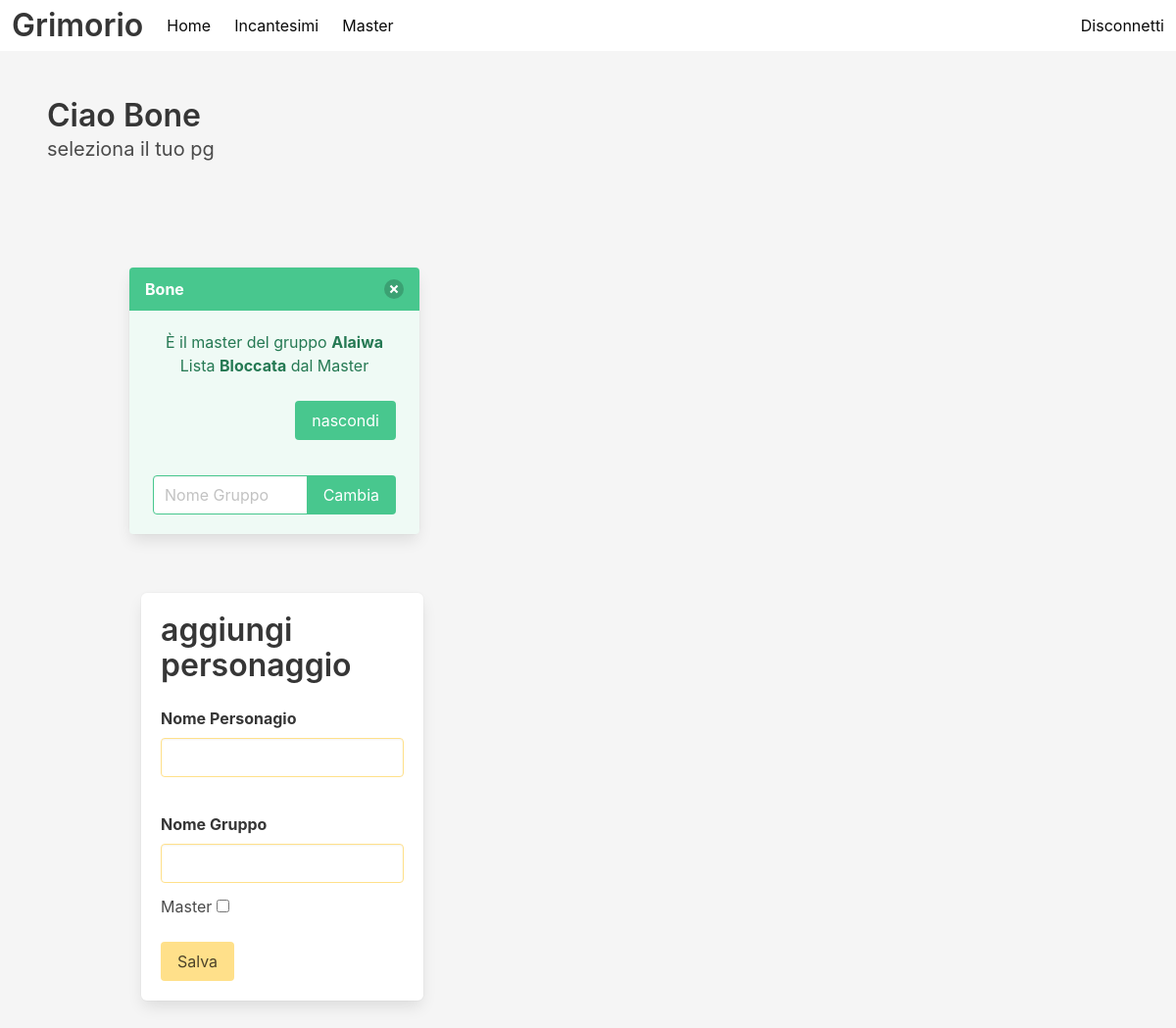
The app's page /index (signed in), older data.
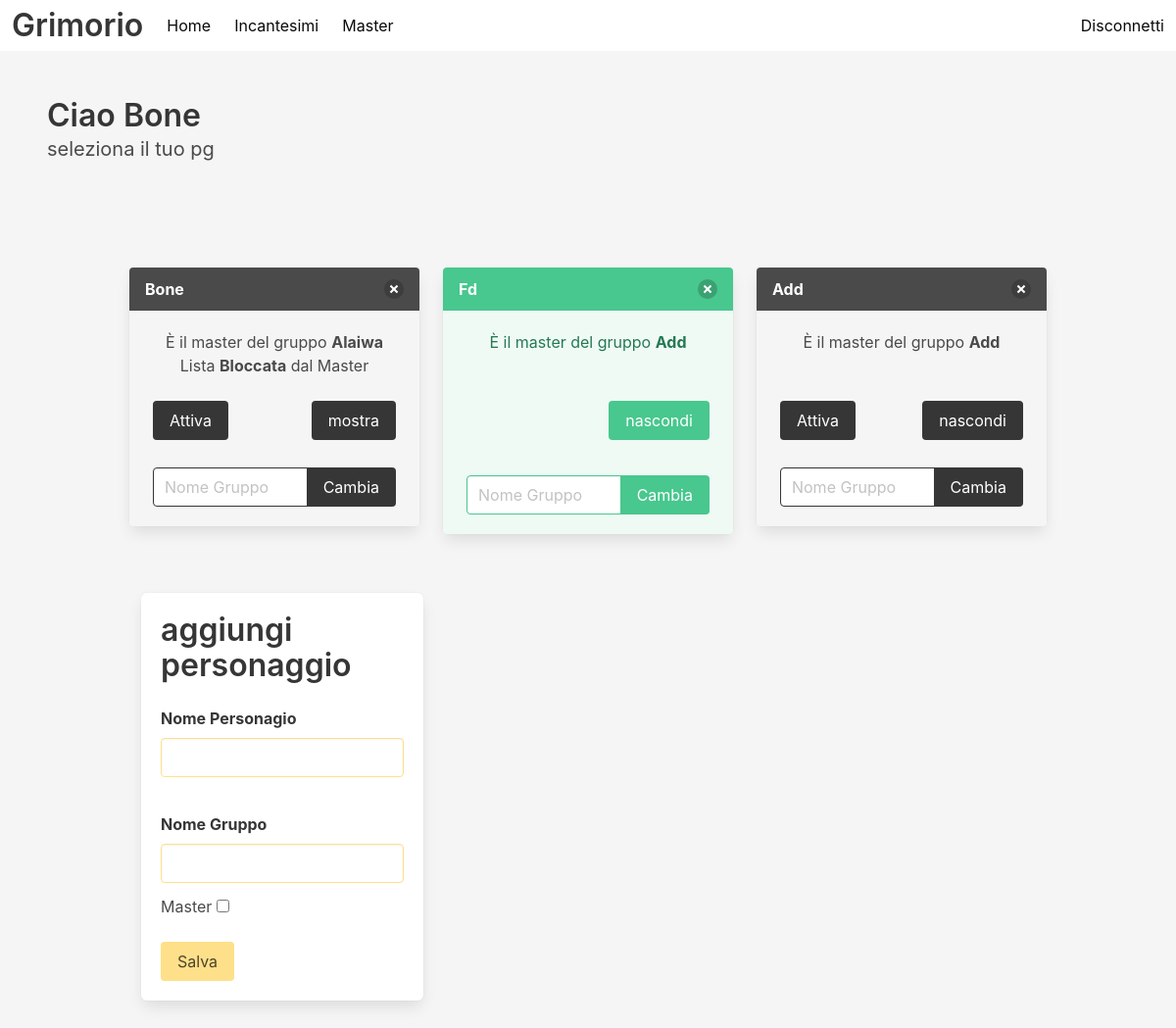
The same page, newer data.
### app/models.py (models this page shows, shortened)
class Character(db.Model):
    id: so.Mapped[int] = so.mapped_column(primary_key=True)
    name: so.Mapped[str] = so.mapped_column(sa.String(64), index=True, unique=True)
    group: so.Mapped[Optional[str]] = so.mapped_column(sa.String(64), index=True)
    plane: so.Mapped[Optional[str]] = so.mapped_column(sa.String(64), index=True)
    master: so.Mapped[bool] = so.mapped_column(sa.Boolean, default=False)
    active: so.Mapped[bool] = so.mapped_column(sa.Boolean, default=False)
    editable: so.Mapped[Optional[bool]] = so.mapped_column(sa.Boolean, default=True)
    hidden: so.Mapped[Optional[bool]] = so.mapped_column(sa.Boolean, default=False)
    user_id: so.Mapped[int] = so.mapped_column(sa.ForeignKey(User.id), index=True)
    players: so.Mapped[User] = so.relationship(back_populates="chars")
    spells: so.WriteOnlyMapped["Spell"] = so.relationship(
        back_populates="spell_chars", passive_deletes=True
    )

### app/routes.py (the view, shortened to what this page needs)
@app.route("/")
@app.route("/index", methods=["GET", "POST"])
@login_required
def index():
    form = CharacterCreationForm()
    form2 = GroupChangeForm()
    characters = db.session.scalars(
        sa.select(Character).where(Character.players == current_user)
    )
    active_char_setter()
    return render_template(
        "index.html",
        title="Home",
        characters=characters,
        form=form,
        form2=form2,
    )

### app/forms.py (shortened to what this page needs)
class CharacterCreationForm(FlaskForm):
    name = StringField("Nome Personagio", validators=[DataRequired()])
    group = StringField("Nome Gruppo")
    master = BooleanField("Master")
    submit = SubmitField("Salva")

class GroupChangeForm(FlaskForm):
    group_c = StringField("Nome Gruppo", validators=[DataRequired()])
    submit = SubmitField("Cambia")

### app/models.py (called while the page is built)
@login.user_loader
def load_user(id):
    return db.session.get(User, int(id))

### app/templates/index.html (shortened to what the changed rows need)
{% extends "base.html" %}
{% block content %}
    <section class="section">
        <h1 class="title">Ciao {{ current_user.username }} </h1>
    </section>
    <div class="section">
        <div class="container">
            <div class="column is-centered">
                <div class="columns is-multiline">
                    {% for character in characters %}
                        <div class="column is-one-third">
                            <div class="box p-0">
                            {% if character.active %}
                                <div class="message is-success">
                            {% else %}
                                <div class="message">
                            {% endif %}
                                    <div class="message-header">
                                        {{ character.name }}
                                        <form action="{{ url_for('delete', id=character.id) }}" method="post">
                                            <button class="delete" aria-label="delete"></button>
                                        </form>
                                    </div>
                                    <div class="message-body has-text-centered">
                                        {% if character.master %}
                                            È il master del gruppo <strong>{{ character.group }}</strong>
                                        {% else %}
                                        Sta viaggiando con il gruppo <strong>{{ character.group }}</strong>
                                        {% endif %}
                                        {% if character.editable %}
                                        <br>
                                            {% else %}
                                        <br> Lista <strong>Bloccata</strong> dal Master
                                        {% endif %}
                                        <br><br>
                                            {% if not character.active %}
                                            <div class="columns is-mobile">
                                                <div class="column is-one-third" style="text-align: left;">
                                                    <form action="{{ url_for('activate', id=character.id) }}" method="post">
                                                        {{ form.submit(value="Attiva", class="button is-dark") }}
                                                    </form>
                                                </div>
                                                <div class ="column is-two-thirds" style="text-align: right;">
                                                    <form action="{{ url_for('hidden_state', id=character.id) }}" method="post">
                                                        {% if character.hidden %}
                                                            {{ form.submit(value="mostra", class="button is-dark") }}
                                                        {% else %}
                                                            {{ form.submit(value="nascondi", class="button is-dark") }}
                                                        {% endif %}
                                                    </form>
                                                </div>
                                            </div>
                                                    <form action="{{ url_for('change_group', id=character.id) }}" method="post" class= "field has-addons mt-4">
                                                        <div class="control">
                                                            {{ form2.group_c(class="input is-dark", placeholder="Nome Gruppo") }}
                                                        </div>
                                                        <div class="control">
                                                            {{ form2.submit(class="button is-dark") }}
                                                        </div>
                                                    </form>
                                            {% else %}
                                            <div class="columns is-mobile">
                                                <div class="column is-one-third">
                                                    <br><br>
                                                </div>
                                                <div class ="column is-two-thirds" style="text-align: right;">
                                                    <form action="{{ url_for('hidden_state', id=character.id) }}" method="post">
                                                        {% if character.hidden %}
                                                            {{ form.submit(value="mostra", class="button is-success") }}
                                                        {% else %}
                                                            {{ form.submit(value="nascondi", class="button is-success") }}
                                                        {% endif %}
                                                    </form>
                                                </div>
                                            </div>
                                                    <form action="{{ url_for('change_group', id=character.id) }}" method="post" class= "field has-addons mt-4">
                                                        <div class="control">
                                                            {{ form2.group_c(class="input is-success", placeholder="Nome Gruppo") }}
                                                        </div>
                                                        <div class="control">
                                                            {{ form2.submit(class="button is-success") }}
                                                        </div>
                                                    </form>
                                            {% endif %}
                                    </div>
                                </div>
                            </div>
                        </div>
                    {% else %}
                        <h3>Nessun personaggio ancora creato</h3>
                    {% endfor %}
                    <br>
                </div>
            </div>
                <br>
            <div class="column is-centered">
                <div class="column is-one-third">
                        <form action="{{ url_for('index') }}" method="post" class="box">
                        <h2 class="title">aggiungi personaggio</h2>
                    <br>
                            <br>
                </div>
                </div>
        </div>
    </div>
{% endblock %}

Row changes from the older to the newer data that the page shows:
changed Character "Bone": active True → False (drawn); submit (not shown) → "Cambia"; submit "nascondi" → "Attiva"; submit "Cambia" → "mostra"
now on this page (row edited): Character: name "Fd", group "Add"
added Character: name "Add", group "Add"
